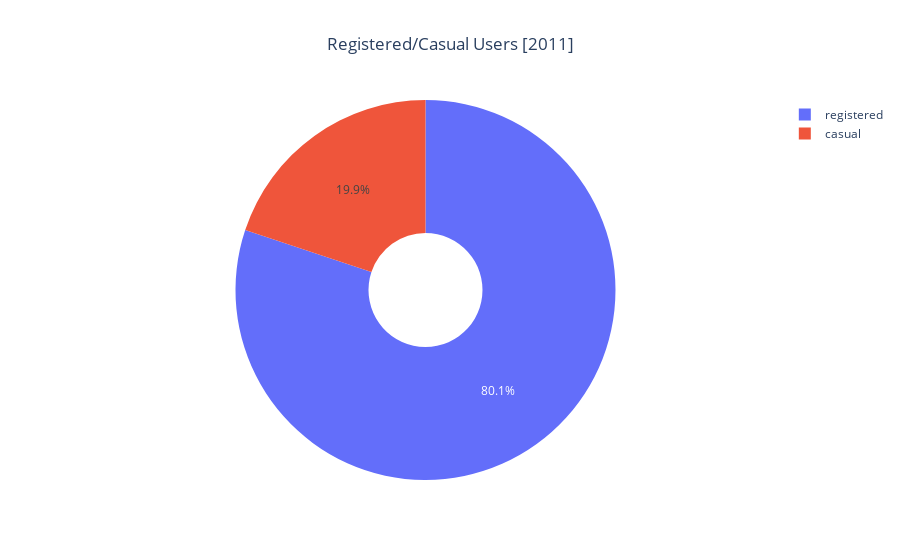

The code cell stored with this chart in its notebook:
### Code cell
values=df_clean.loc['2011',['casual','registered']].sum()
labels=['casual','registered']

fig2=go.Figure(data=[go.Pie(labels=labels,values=values,hole=.3)])
fig2.update_layout(
    title={
    'text': 'Registered/Casual Users [2011]',
    'x':0.5,
    'xanchor': 'center'},
) 
fig2.show()

### Figure 1 — Plotly figure (JSON) as saved in the notebook; plotly's stock layout.template omitted (floating-point values rounded to 4 significant figures)
{"data": [{"hole": 0.3, "labels": ["casual", "registered"], "type": "pie", "values": [247252, 995851]}], "layout": {"title": {"text": "Registered/Casual Users [2011]", "x": 0.5, "xanchor": "center"}}}
